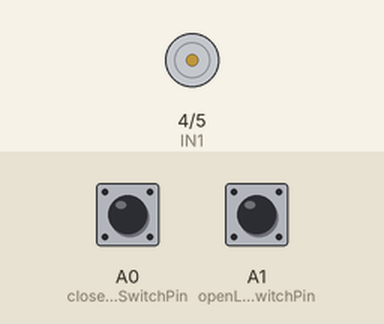
Recording of a sketch running on a simulated Arduino Uno, built with avr-gcc and run on an emulated ATmega328P. Shown: motor-driver pin pairs drawn as motors (green arrow = first pin HIGH = forward, orange = second pin HIGH = backward, longer = more drive, scaled by the enable pin). Inputs (shaded band) come from the test bench; at power-on: A1 (openLimitSwitchPin) HIGH, A0 (closeLimitSwitchPin) HIGH.

Above: at 1.2 s.
1.3 s: A1 (openLimitSwitchPin) pulled LOW for 3.2 s
At 3.8 s:
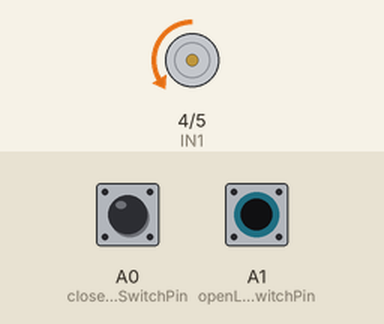
Timing chart, 0 to 6.0 s (numbered marks = the images above; inputs shaded):
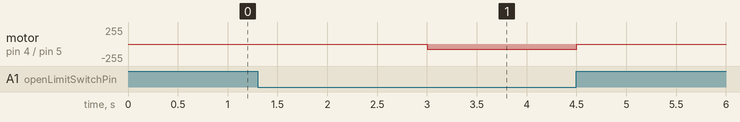

The sketch:

gates_timed_control.ino
```cpp
const uint8_t closeLimitSwitchPin = A0;
const uint8_t openLimitSwitchPin = A1;

uint8_t closeLimitSwitchActive, openLimitSwitchActive;

const uint8_t IN1 = 4;
const uint8_t IN2 = 5;
const uint8_t ENA = 6;

int motorBaseSpeed = 75;

const unsigned long closeGatesDuration = 3000UL;
const unsigned long openGatesDuration = 10000UL;

unsigned long gatesStateTimer = 0;
unsigned long currentMillis = 0;

enum GatesState { OPENING, OPEN, CLOSING, CLOSED };
GatesState gatesCurrentState = CLOSED;

void closeGates();
void openGates();
void stopGates();

void setup() {
    Serial.begin(9600);

    pinMode(closeLimitSwitchPin, INPUT_PULLUP);
    pinMode(openLimitSwitchPin, INPUT_PULLUP);

    pinMode(IN1, OUTPUT);
    pinMode(IN2, OUTPUT);
    pinMode(ENA, OUTPUT);

    stopGates();
    gatesStateTimer = millis();
}

void loop() {
    currentMillis = millis();

    closeLimitSwitchActive = digitalRead(closeLimitSwitchPin);
    openLimitSwitchActive = digitalRead(openLimitSwitchPin);

    /*
    stopGates();
    delay(1000);
    closeGates();
    delay(3000);
    openGates();
    delay(10000);
    */

    switch (gatesCurrentState) {
    case OPENING:
        if (openLimitSwitchActive) {
            stopGates();
            gatesCurrentState = OPEN;
            gatesStateTimer = currentMillis;
        } else {
            openGates();
        }
        break;

    case OPEN:
        if (currentMillis - gatesStateTimer >= openGatesDuration) {
            gatesCurrentState = CLOSING;
        }
        break;

    case CLOSING:
        if (closeLimitSwitchActive) {
            stopGates();
            gatesCurrentState = CLOSED;
            gatesStateTimer = currentMillis;
        } else {
            closeGates();
        }
        break;

    case CLOSED:
        if (currentMillis - gatesStateTimer >= closeGatesDuration) {
            gatesCurrentState = OPENING;
        }
        break;
    }
}

void closeGates() {
    digitalWrite(IN1, HIGH);
    digitalWrite(IN2, LOW);
    analogWrite(ENA, motorBaseSpeed);
}

void openGates() {
    digitalWrite(IN1, LOW);
    digitalWrite(IN2, HIGH);
    analogWrite(ENA, motorBaseSpeed);
}

void stopGates() {
    digitalWrite(IN1, LOW);
    digitalWrite(IN2, LOW);
}
```

Measured:
- after the input at 1.3 s, motor on pin 4 (IN1) / pin 5 (IN2): stopped → backward 75/255 after 1.7 s, → stopped 1.5 s later
